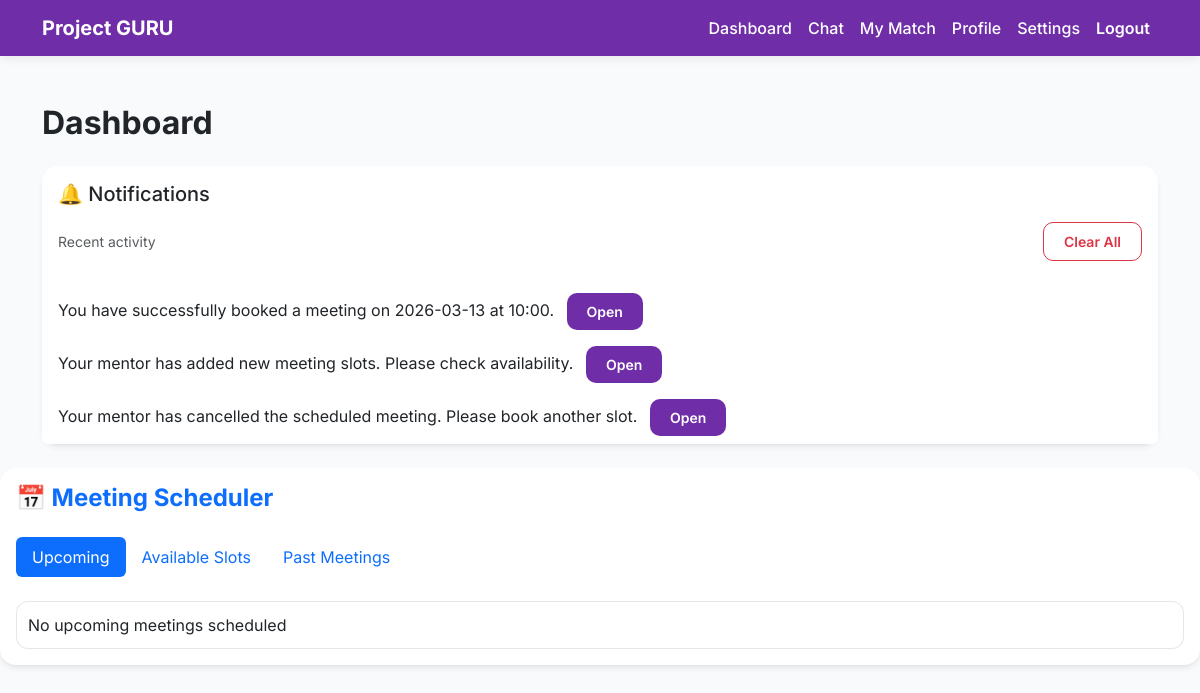
Before: /dashboard (signed in) with the older database file.
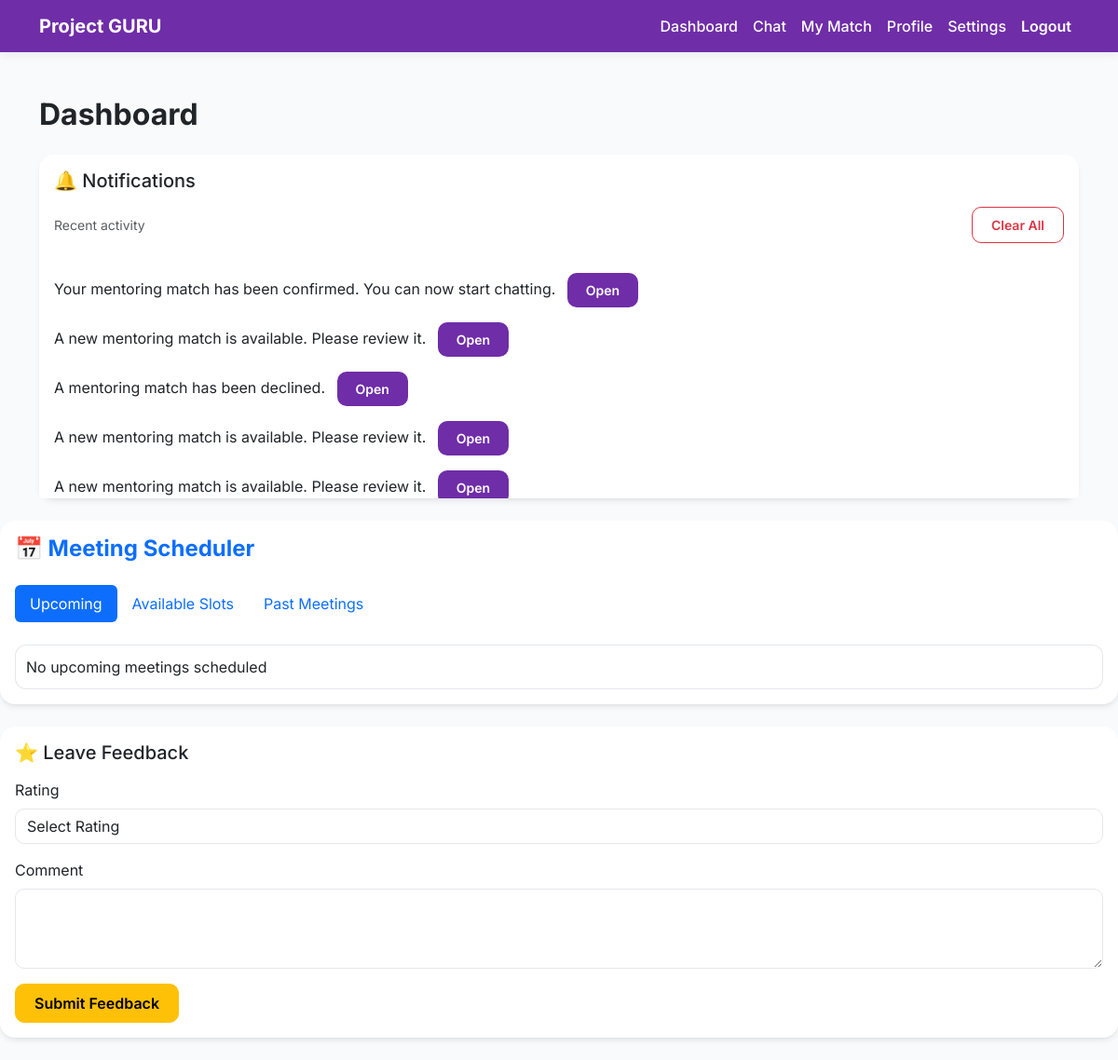
After: the same page with the newer database file.
### tables this page shows
CREATE TABLE notifications (

id INTEGER PRIMARY KEY AUTOINCREMENT,

user_id INTEGER,

message TEXT,

link TEXT,

is_read INTEGER DEFAULT 0,

created_at TIMESTAMP DEFAULT CURRENT_TIMESTAMP

);

### app.py (the view, shortened to what this page needs)
@app.route("/dashboard")
def dashboard():
    if "user_id" not in session:
        return redirect("/login")
    conn = get_db()
    user = conn.execute(
        "SELECT * FROM users WHERE id=?",
        (session["user_id"],)
    ).fetchone()
    if not user:
        session.clear()
        conn.close()
        return redirect("/login")
    matches = conn.execute("""
        SELECT * FROM matches
        WHERE mentor_id=? OR mentee_id=?
    """, (session["user_id"], session["user_id"])).fetchall()
    match = None
    for m in matches:
        if m["status"] == "final":
            match = m
    selected_date = request.args.get("filter_date")
    if selected_date == "":
        selected_date = None
    slots = []
    upcoming_meetings = []
    past_meetings = []
    if match:
        if selected_date:
            slots = conn.execute("""
                SELECT *
                FROM meeting_slots
                WHERE match_id=?
                AND date=?
                AND status!='unavailable'
                ORDER BY date, start_time
            """, (match["id"], selected_date)).fetchall()
        else:
            slots = conn.execute("""
                SELECT *
                FROM meeting_slots
                WHERE match_id=?
                AND status!='unavailable'
                ORDER BY date, start_time
            """, (match["id"],)).fetchall()
        now = datetime.now()
        filtered_slots = []
        slots = filtered_slots
    notifications = conn.execute("""
        SELECT *
        FROM notifications
        WHERE user_id=?
        ORDER BY created_at DESC
    """, (session["user_id"],)).fetchall()
    conn.close()
    return render_template(
        "dashboard.html",
        user=user,
        matches=matches,
        match=match,
        slots=slots,
        upcoming_meetings=upcoming_meetings,
        past_meetings=past_meetings,
        notifications=notifications,
        current_date=date.today(),
        user_id=session["user_id"]
    )

### app.py (called while the page is built)
def get_db():
    conn = sqlite3.connect("database.db", timeout=30)
    conn.row_factory = sqlite3.Row
    return conn

### templates/dashboard.html (shortened to what this page needs)
<!DOCTYPE html>
<html>
<head>
<link href="https://cdn.jsdelivr.net/npm/bootstrap@5.3.2/dist/css/bootstrap.min.css" rel="stylesheet">
<link rel="stylesheet" href="https://cdn.jsdelivr.net/npm/bootstrap-icons@1.11.3/font/bootstrap-icons.css">
</head>
<body>
{% include "navbar.html" %}
<div class="container mt-5">
<h2 class="mb-4 fw-bold">Dashboard</h2>
<div class="card mb-4">
<div class="card-body">
<h5 class="mb-3">🔔 Notifications</h5>
<div class="d-flex justify-content-between align-items-center mb-2">
<span class="text-muted small">Recent activity</span>
<a href="/clear_notifications"
class="btn btn-outline-danger btn-sm">
Clear All
</a>
</div>
</div>
{% if notifications %}
<ul class="list-group notifications-scroll">
{% for n in notifications %}
<li class="list-group-item d-flex justify-content-between align-items-center border-0">
<div>
{{ n.message }}
{% if n.link %}
<a href="{{ n.link }}" class="btn btn-sm btn-primary ms-2">Open</a>
{% endif %}
</div>
</li>
{% endfor %}
</ul>
{% else %}
<div class="empty-state">
No notifications yet
</div>
{% endif %}
</div>
</div>
<div class="card mb-4">
<div class="card-body">
<h4 class="mb-4 fw-bold text-primary">📅 Meeting Scheduler</h4>
<ul class="nav nav-pills mb-4">
<li class="nav-item">
<a class="nav-link {% if request.args.get('tab','upcoming') == 'upcoming' %}active{% endif %}"
href="/dashboard?tab=upcoming">Upcoming</a>
</li>
<li class="nav-item">
<a class="nav-link {% if request.args.get('tab') == 'available' %}active{% endif %}"
href="/dashboard?tab=available">Available Slots</a>
</li>
<li class="nav-item">
<a class="nav-link {% if request.args.get('tab') == 'past' %}active{% endif %}"
href="/dashboard?tab=past">Past Meetings</a>
</li>
</ul>
{% if request.args.get("tab","upcoming") == "upcoming" %}
<div class="slot-box">
{% for slot in upcoming_meetings %}
<div class="card mb-3 border-0 shadow-sm">
<div class="card-body d-flex justify-content-between align-items-center">
<div>
<h6 class="mb-1 fw-semibold">📅 {{ slot.date }}</h6>
<small class="text-muted">⏰ {{ slot.start_time }} — {{ slot.end_time }}</small>
</div>
<div class="text-end">
{% if slot.status == "booked" %}
<span class="badge rounded-pill bg-success px-3 py-2 shadow-sm">
    <i class="bi bi-check-circle-fill me-1"></i> Booked
</span>
{% elif slot.status == "available" %}
<span class="badge rounded-pill bg-info text-dark px-3 py-2">
    Available
</span>
{% endif %}
<br>
{% if user_id == match.mentee_id %}
<a href="/cancel_booking/{{slot.id}}?tab=upcoming"
class="btn btn-link text-danger btn-sm mt-2">
Cancel
</a>
{% endif %}
{% if user_id == match.mentor_id %}
<a href="/mentor_cancel_meeting/{{slot.id}}?tab=upcoming"
class="btn btn-link text-danger btn-sm mt-2">
Cancel
</a>
{% endif %}
</div>
</div>
</div>
{% else %}
<div class="empty-state">No upcoming meetings scheduled</div>
{% endfor %}
</div>
{% endif %}
</div>
</div>
{% if match and match.status == "final" %}
<div class="card mb-4">
<div class="card-body">
<h5 class="mb-3">⭐ Leave Feedback</h5>
<form method="POST" action="/give_feedback/{{ match.id }}">
<div class="mb-3">
<label class="form-label">Rating</label>
<select name="rating" class="form-control" required>
<option value="">Select Rating</option>
</select>
</div>
<div class="mb-3">
<label class="form-label">Comment</label>
<textarea name="comment" class="form-control" rows="3" required></textarea>
</div>
<button class="btn btn-warning">Submit Feedback</button>
</form>
</div>
</div>
{% endif %}
</body>
</html>

Changed rows visible on the page:
no longer on this page (row unchanged): notifications: message "You have successfully booked a meeting on 2026-03-13 at 10:00."
no longer on this page (row unchanged): notifications: message "Your mentor has added new meeting slots. Please check availability."
no longer on this page (row unchanged): notifications: message "Your mentor has cancelled the scheduled meeting. Please book another slot."
added notifications: message "Your mentoring match has been confirmed. You can now start chatting."
added notifications: message "A new mentoring match is available. Please review it."
added notifications: message "A mentoring match has been declined."
added notifications: message "A new mentoring match is available. Please review it."
added notifications: message "A new mentoring match is available. Please review it."
Other visible differences:
form field rating: (not shown) → "Select Rating"
text now shown: "⭐ Leave Feedback Rating Comment Submit Feedback"
